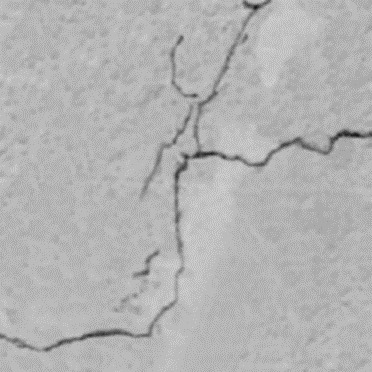
#> input picture binarizacion.jpeg, 372 x 372 px
$ jupyter execute 'Pregunta 1 binarizacion.ipynb'
#> lines starting #> are read from the running program, lines starting #| are printed output that depends on the picture; after the words box and inside, x2 and y2 are one past the last pixel; in counts of white or black regions, pixels touching at a corner belong together; long printed decimals are rounded
#> further down, src is the input picture: shape (372, 372, 3); min 21, max 216, mean 179.1
[cell 1]
import cv2 as cv
import numpy as np


# Encuentra automáticamente el umbral de acuerdo con el método seleccionado
def threshold_demo(image):
         # Imagen en escala de grises
    gray = cv.cvtColor(image, cv.COLOR_BGR2GRAY)
         # Imagen binaria
    ret, binary = cv.threshold(gray, 0, 255, cv.THRESH_BINARY | cv.THRESH_TRIANGLE)
    print('threshold value %s' % ret)
    cv.imshow('binary', binary)


 # Umbral local
def local_threshold(image):
    gray = cv.cvtColor(image, cv.COLOR_BGR2GRAY)
         # blockSize debe ser un número impar, lo siguiente se establece en 25, mayor que el valor promedio 10 (establecido por usted mismo) se establece en blanco o negro, y dentro de 10 se establece en otro color
    dst = cv.adaptiveThreshold(gray, 255, cv.ADAPTIVE_THRESH_GAUSSIAN_C, cv.THRESH_BINARY, 25, 10)
    cv.imshow('binary', dst)


 # Umbral adaptativo
def custom_threshold(image):
    gray = cv.cvtColor(image, cv.COLOR_BGR2GRAY)
    h, w = gray.shape[:2]
#> h = 372; w = 372
    m = np.reshape(gray, [1, w*h])
         # Mean
    mean = m.sum() / (w*h)
#> mean = 179.1
    print('mean:', mean)
#| mean: 179.116
    ret, binary = cv.threshold(gray, mean, 255, cv.THRESH_BINARY)
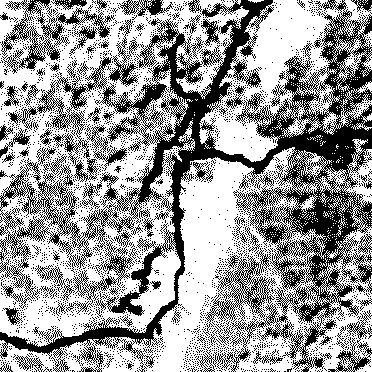
#> binary: shape (372, 372); 60.4% white; 3090 black regions (3025 under 20 px), largest, box (x1, y1, x2, y2) and area: (0, 0, 372, 372) 42634, (1, 0, 115, 74) 2142, (328, 310, 372, 372) 676
#> ret = 179
    cv.imshow('binary', binary)


 # Establecer manualmente el umbral
def threshold_demo_1(image):
    gray = cv.cvtColor(image, cv.COLOR_BGR2GRAY)
    ret, binary = cv.threshold(gray, 127, 255, cv.THRESH_TRUNC)
    print('threshold value %s' % ret)
    cv.imshow('binary', binary)


src = cv.imread('binarizacion.jpeg')
cv.namedWindow('input image', cv.WINDOW_AUTOSIZE)
cv.imshow('input image', src)
custom_threshold(src)
cv.waitKey(0)
cv.destroyAllWindows()
